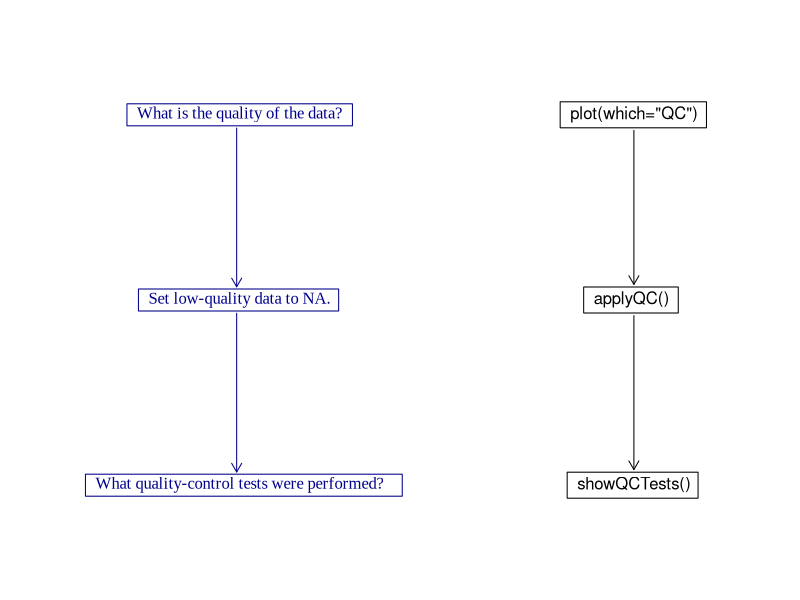

Source code (R):
if (!interactive()) png("qc_flowchart.png", unit="in", width=5, height=2.0, pointsize=10, res=120)

colText <- "darkblue"
colCode <- "black"
library(graphics)
textInBox <- function(x, y, text, cex=1, pos=4, center=TRUE, family="Times New Roman", col="black", tweakx=0)
{
    w <- graphics::strwidth(text, family=family)
    h <- graphics::strheight(text, family=family)
    if (center)
        x <- x - w/2
    text(x+tweakx, y, text, cex=cex, pos=pos, family=family, col=col)
    rect(x+tweakx, y-h, x+tweakx+1.1*w, y+h, border=col)
    invisible(list(w=w, h=h))
}
omar <- par("mar")
par(mar=c(0,1,0,0))
plot(c(0, 1), c(0.4, 1), type="n", xlab="", ylab="", axes=FALSE)
x0 <- 0.25
y0 <- 0.9
dy <- 0.2
wh <- textInBox(x0, y0, "What is the quality of the data?", col=colText)
h <- wh$h * 1.2
xarrow <- x0 + 0.01 # not sure why we need to move it
arrows(xarrow, y0-h, xarrow, y0-dy+h, length=0.1, col=colText)
y0 <- y0 - dy
textInBox(x0, y0, "Set low-quality data to NA.", col=colText)
arrows(xarrow, y0-h, xarrow, y0-dy+h, length=0.1, col=colText)
y0 <- y0 - dy
textInBox(x0, y0, "What quality-control tests were performed?", col=colText)
x0 <- 0.8
y0 <- 0.9
wh <- textInBox(x0, y0, "plot(which=\"QC\") ", family="sans", col=colCode)
h <- wh$h * 1.2
xarrow <- x0 + 0.01 # not sure why we need to move it
arrows(xarrow, y0-h, xarrow, y0-dy+h, length=0.1)
y0 <- y0 - dy
textInBox(x0, y0, "applyQC()  ", family="sans", col=colCode)
arrows(xarrow, y0-h, xarrow, y0-dy+h, length=0.1)
y0 <- y0 - dy
textInBox(x0, y0, "showQCTests() ", family="sans", col=colCode)
if (!interactive()) dev.off()
